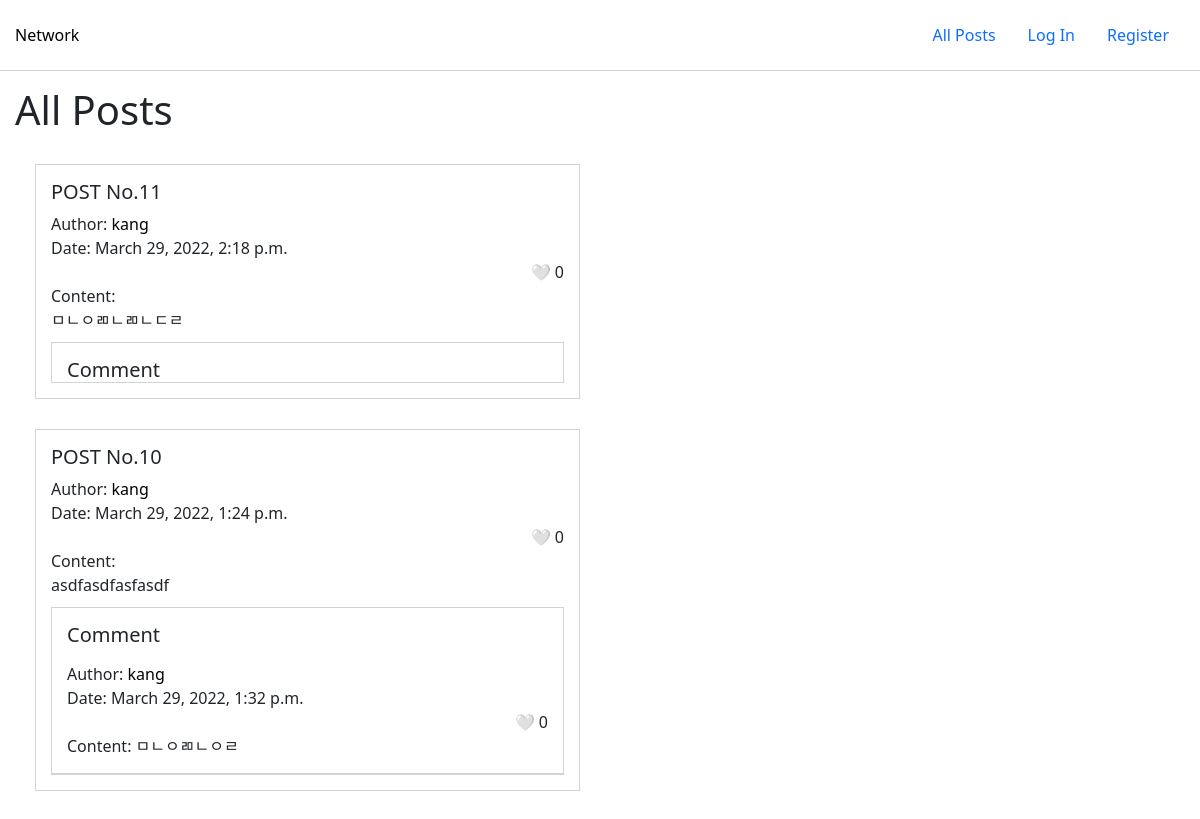
Before: /posts with the older database file.
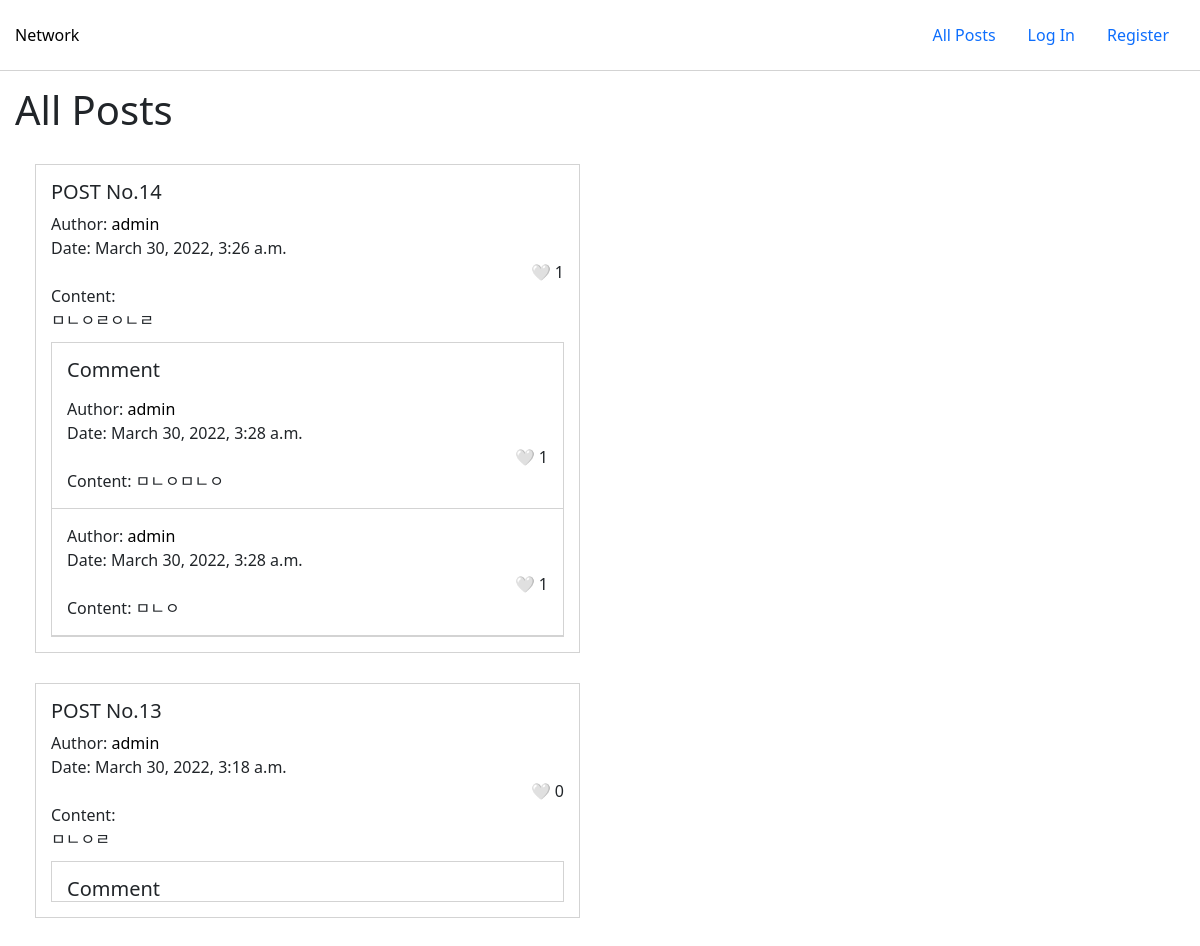
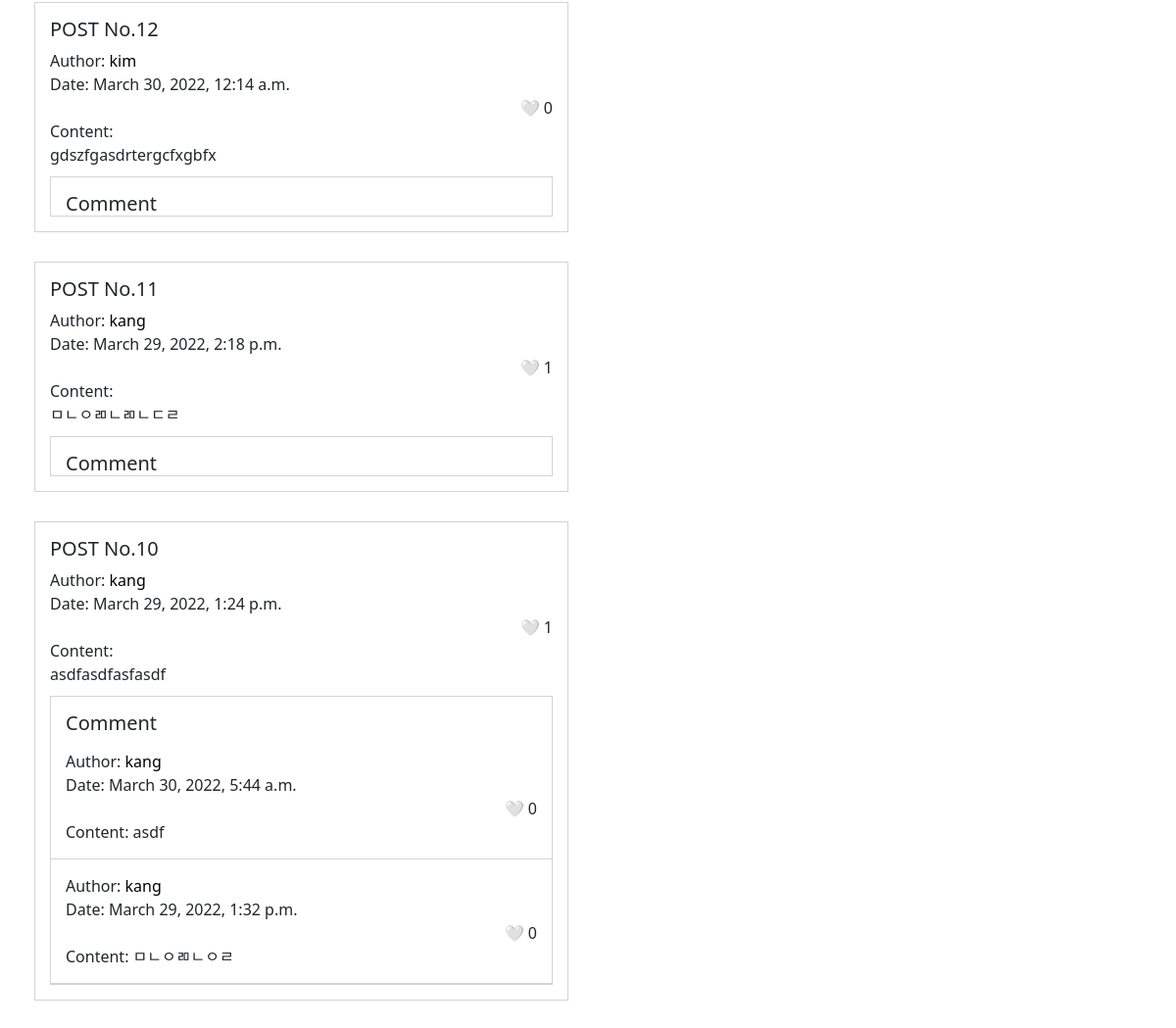
After: the same page with the newer database file (2 pictures, top to bottom).
### network/models.py (models this page shows, shortened)
class Post(models.Model):
    user = models.ForeignKey(User, on_delete=models.CASCADE, related_name="post_author")
    content = models.TextField(max_length=500)
    created_time = models.DateTimeField(auto_now_add=True, auto_now=False)
    updated_time = models.DateTimeField(auto_now_add=False, auto_now=True)
    like = models.ManyToManyField(User, blank=True, related_name="post_like")

class User(AbstractUser):
    follower = models.ManyToManyField(
        "self",
        blank=True,
        symmetrical=False,
        related_name="user_follower",
    )
    following = models.ManyToManyField(
        "self",
        blank=True,
        symmetrical=False,
        related_name="user_following",
    )

class Comment(models.Model):
    user = models.ForeignKey(
        User, on_delete=models.CASCADE, related_name="comment_author"
    )
    post = models.ForeignKey(
        Post,
        null=True,
        blank=True,
        on_delete=models.CASCADE,
        related_name="comment_post",
    )
    content = models.TextField(max_length=300)
    created_time = models.DateTimeField(auto_now_add=True, auto_now=False)
    updated_time = models.DateTimeField(auto_now_add=False, auto_now=True)
    like = models.ManyToManyField(User, blank=True, related_name="comment_like")

### network/views.py (the view)
# urls.py: path("posts", views.posts, name="posts"),
def posts(request):
    posts = Post.objects.all().order_by("-created_time")
    comments = Comment.objects.all().order_by("-created_time")
    paginator = Paginator(posts, 10)
    page = request.GET.get("page")
    posts = paginator.get_page(page)
    return render(
        request,
        "network/posts.html",
        {
            "posts": posts,
            "comments": comments,
        },
    )

### network/templates/network/posts.html (shortened to what this page needs)
{% extends "network/layout.html" %}
{% load static %}
{% block body %}
<h1>All Posts</h1>
  {% for post in posts %}
  <div class="post_container">
    <div class="post_wrapper">
      <h5>POST No.{{ post.id }}</h5>
      <div class="author_wrapper">
        <div class="author">Author:
          <a href="{% url 'profile' post.user %}">{{ post.user.username }}</a>
        </div>
      </div>
      <div>Date: {{ post.created_time }} </div>
      <div class="like_box">
        <div
          class="post_like like {% if request.user == post.user %} disabled {% endif %}"
          post_id="{{ post.id }}"
          id="post_like_{{ post.id }}"
          {% if not request.user in post.like.all %}
          post_is_liked="no"
          {% else %}
          post_is_liked="yes"
          {% endif %}
        >
          <span id="post_heart_{{ post.id }}">
            {% if not request.user in post.like.all %}
            🤍
            {% else %}
            ❤
            {% endif %}
          </span>
          <span id="post_count_{{ post.id }}">{{ post.like.count }}</span>
        </div>
      </div>
      Content: <div class="post_content_div{{ post.id }}"> {{ post.content }}</div>
    <div class="comment_wrapper">
      <h5>Comment</h5>
    {% for comment in comments %}
      {% if post == comment.post %}
        <div class="comment_content">
          <div class="author_wrapper">
            <div>Author:
              <a href="{% url 'profile' comment.user %}">{{ comment.user }}</a>
            </div>
          </div>
          <div>Date: {{ comment.created_time }}</div>
          <div class="like_box">
          <div
            class="comment_like like {% if request.user == comment.user %} disabled {% endif %}"
            comment_id="{{ comment.id }}"
            id="comment_like_{{ comment.id }}"
            {% if not request.user in comment.like.all %}
            comment_is_liked="no"
            {% else %}
            comment_is_liked="yes"
            {% endif %}
          >
              <span id="comment_heart_{{ comment.id }}">
                {% if not request.user in comment.like.all %}
                🤍
                {% else %}
                ❤
                {% endif %}
              </span>
              <span id="comment_count_{{ comment.id }}">{{ comment.like.count }}</span>
            </div>
          </div>
          <div class="comment_text">Content: {{ comment.content }}</div>
        </div>
      {% endif %}
        {% endfor %}
      </div>
    </div>
  </div>
  {% endfor %}
{% endblock %}

Changed rows visible on the page:
added Post: id "14", user.username "admin", created_time "March 30, 2022, 3:26 a.m.", like.count "1", content "ㅁㄴㅇㄹㅇㄴㄹ"
added Comment: user "admin", created_time "March 30, 2022, 3:28 a.m.", like.count "1", content "ㅁㄴㅇㅁㄴㅇ", shown under "14"
added Comment: user "admin", created_time "March 30, 2022, 3:28 a.m.", like.count "1", content "ㅁㄴㅇ", shown under "14"
added Post: id "13", user.username "admin", created_time "March 30, 2022, 3:18 a.m.", like.count "0", content "ㅁㄴㅇㄹ"
added Post: id "12", user.username "kim", created_time "March 30, 2022, 12:14 a.m.", like.count "0", content "gdszfgasdrtergcfxgbfx"
changed Post "March 29, 2022, 2:18 p.m.": like.count "0" → "1"
changed Post "March 29, 2022, 1:24 p.m.": like.count "0" → "1"
added Comment: user "kang", created_time "March 30, 2022, 5:44 a.m.", like.count "0", content "asdf", shown under Post "March 29, 2022, 1:24 p.m."
